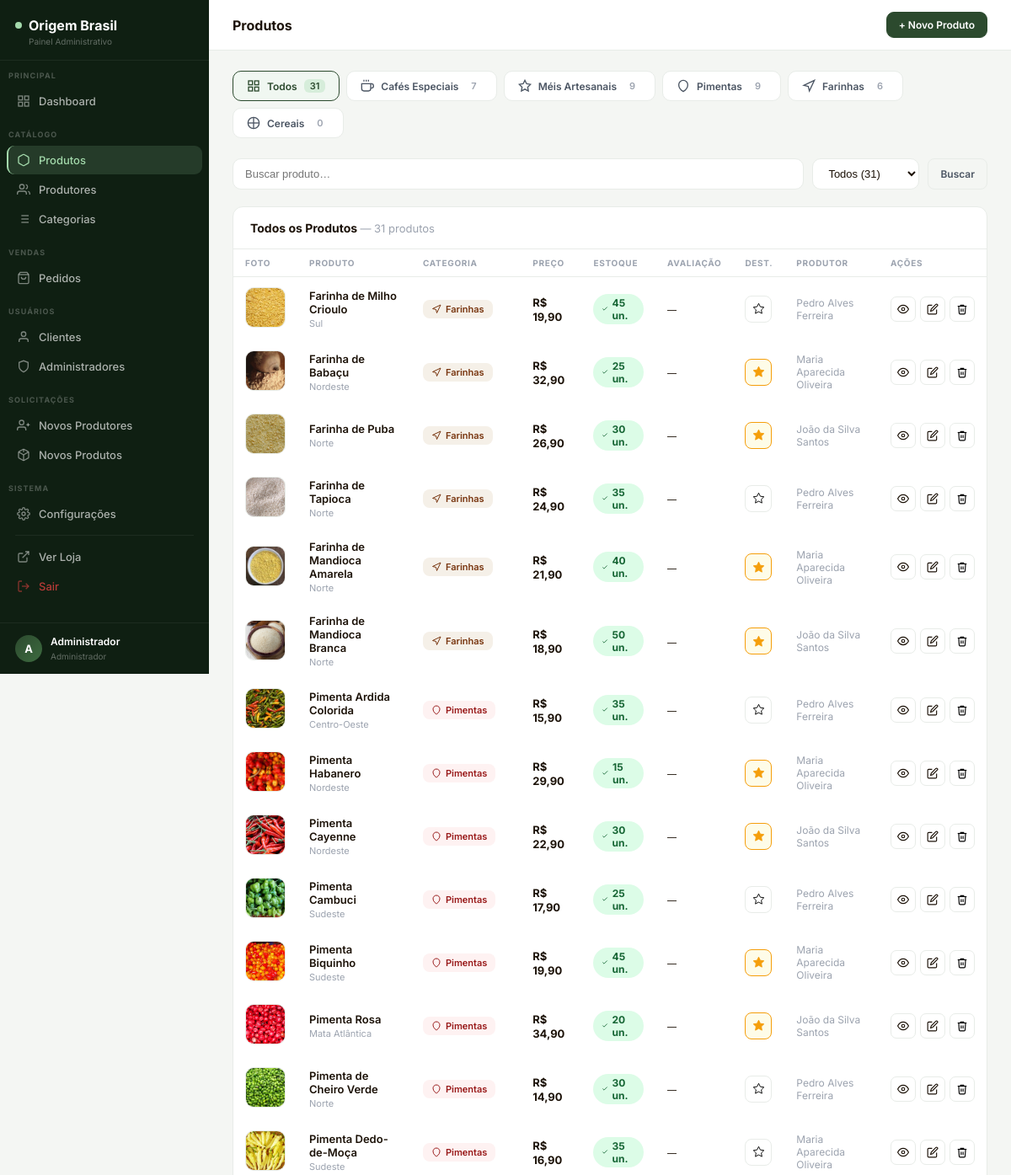
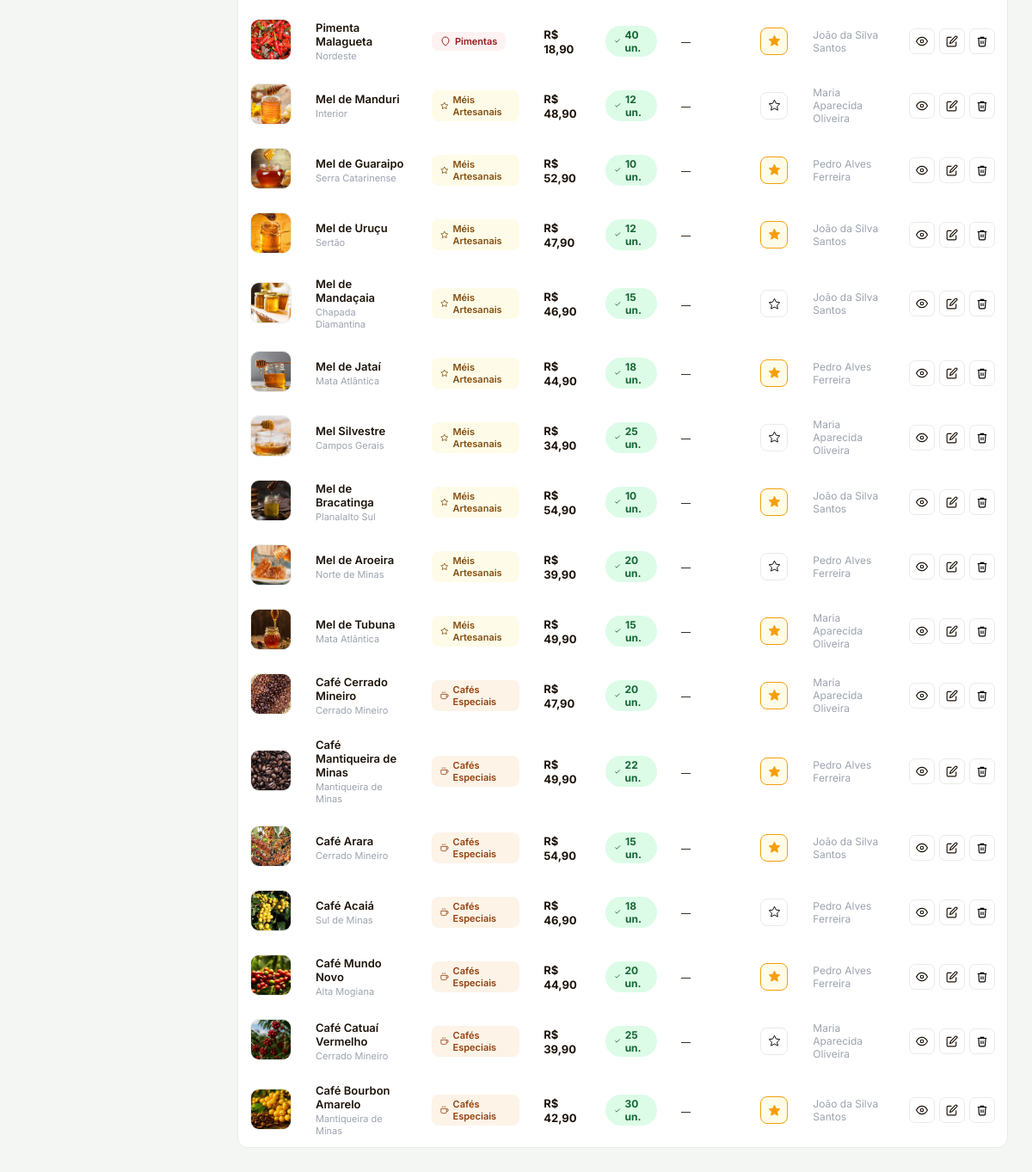
The app's page /adm/produtos.php (signed in) with its own data (2 pictures, top to bottom).
### tables this page shows
CREATE TABLE IF NOT EXISTS produtos (
    id           INT AUTO_INCREMENT PRIMARY KEY,
    nome         VARCHAR(100) NOT NULL,
    descricao    TEXT,
    historia     TEXT,
    preco        DECIMAL(10,2) NOT NULL,
    categoria    VARCHAR(50) NOT NULL DEFAULT 'cafe',
    imagem       VARCHAR(255),
    estoque      INT DEFAULT 0,
    produtor_id  INT DEFAULT NULL,
    regiao       VARCHAR(100),
    origem       VARCHAR(100),
    peso         VARCHAR(30),
    destaque     TINYINT(1) DEFAULT 0,
    criado_em    TIMESTAMP DEFAULT CURRENT_TIMESTAMP,
    FOREIGN KEY (produtor_id) REFERENCES produtores(id) ON DELETE SET NULL,
    FOREIGN KEY (categoria) REFERENCES categorias(slug) ON UPDATE CASCADE
);

CREATE TABLE IF NOT EXISTS produtores (
    id          INT AUTO_INCREMENT PRIMARY KEY,
    usuario_id  INT NULL UNIQUE,
    nome        VARCHAR(100) NOT NULL,
    foto        VARCHAR(255),
    historia    TEXT,
    fazenda     VARCHAR(100),
    regiao      VARCHAR(100),
    estado      VARCHAR(50),
    latitude    DECIMAL(10,8),
    longitude   DECIMAL(11,8),
    criado_em   TIMESTAMP DEFAULT CURRENT_TIMESTAMP,
    FOREIGN KEY (usuario_id) REFERENCES usuarios(id) ON DELETE SET NULL
);

### adm/produtos.php (the view, shortened to what this page needs)
<?php
include("../conexao.php");
$acao = $_GET['acao'] ?? 'lista';
$categorias = [
    'cafe'    => ['label'=>'Cafés Especiais',  'svg'=>'<svg viewBox="0 0 24 24" fill="none" stroke="currentColor" stroke-width="2"><path d="M18 8h1a4 4 0 0 1 0 8h-1"/><path d="M2 8h16v9a4 4 0 0 1-4 4H6a4 4 0 0 1-4-4V8z"/><line x1="6" y1="1" x2="6" y2="4"/><line x1="10" y1="1" x2="10" y2="4"/><line x1="14" y1="1" x2="14" y2="4"/></svg>'],
    'mel'     => ['label'=>'Méis Artesanais',  'svg'=>'<svg viewBox="0 0 24 24" fill="none" stroke="currentColor" stroke-width="2"><path d="M12 2l3.09 6.26L22 9.27l-5 4.87 1.18 6.88L12 17.77l-6.18 3.25L7 14.14 2 9.27l6.91-1.01L12 2z"/></svg>'],
    'pimenta' => ['label'=>'Pimentas',          'svg'=>'<svg viewBox="0 0 24 24" fill="none" stroke="currentColor" stroke-width="2"><path d="M12 22s-8-4.5-8-11.8A8 8 0 0 1 12 2a8 8 0 0 1 8 8.2c0 7.3-8 11.8-8 11.8z"/></svg>'],
    'farinha' => ['label'=>'Farinhas',          'svg'=>'<svg viewBox="0 0 24 24" fill="none" stroke="currentColor" stroke-width="2"><path d="M3 11l19-9-9 19-2-8-8-2z"/></svg>'],
    'cereais' => ['label'=>'Cereais',           'svg'=>'<svg viewBox="0 0 24 24" fill="none" stroke="currentColor" stroke-width="2"><path d="M12 2a10 10 0 0 1 0 20"/><path d="M12 2a10 10 0 0 0 0 20"/><path d="M12 2v20"/><path d="M2 12h20"/></svg>'],
];
$filtro   = $_GET['filtro'] ?? '';
$busca    = trim($_GET['q'] ?? '');
$cat_filtro = $_GET['cat'] ?? '';
$where    = 'WHERE 1=1';
$lista = mysqli_fetch_all(mysqli_query($conexao,
    "SELECT p.*, pr.nome AS produtor_nome,
     COALESCE(ROUND(AVG(a.nota),1),0) AS media,
     COUNT(DISTINCT a.id) AS n_av
     FROM produtos p
     LEFT JOIN produtores pr ON pr.id=p.produtor_id
     LEFT JOIN avaliacoes a ON a.produto_id=p.id
     $where GROUP BY p.id ORDER BY p.id DESC"
), MYSQLI_ASSOC);
$cats_count = [];
$res_cats = mysqli_query($conexao,"SELECT categoria, COUNT(*) as n FROM produtos GROUP BY categoria");
while($row = mysqli_fetch_assoc($res_cats)) $cats_count[$row['categoria']] = $row['n'];
$topbar_action = ($acao==='lista')
    ? '<a href="produtos.php?acao=form" class="topbar-btn primary">+ Novo Produto</a>'
    : '<a href="produtos.php" class="topbar-btn">← Voltar</a>';
include('layout.php');
?>
<?php if ($acao === 'lista'): ?>
<?php
$total_all = array_sum($cats_count);
?>
<div class="cat-tabs">
    <a href="produtos.php" class="cat-tab <?php echo !$cat_filtro ? 'active' : ''; ?>">
        <svg viewBox="0 0 24 24" fill="none" stroke="currentColor" stroke-width="2"><rect x="3" y="3" width="7" height="7"/><rect x="14" y="3" width="7" height="7"/><rect x="14" y="14" width="7" height="7"/><rect x="3" y="14" width="7" height="7"/></svg>
        Todos <span class="count"><?php echo $total_all; ?></span>
    </a>
    <?php foreach ($categorias as $slug => $info): ?>
    <a href="produtos.php?cat=<?php echo $slug; ?><?php echo $filtro ? '&filtro='.$filtro : ''; ?>" class="cat-tab <?php echo $cat_filtro===$slug ? 'active' : ''; ?>">
        <?php echo $info['svg']; ?>
        <?php echo $info['label']; ?> <span class="count"><?php echo $cats_count[$slug] ?? 0; ?></span>
    </a>
    <?php endforeach; ?>
</div>
<form method="GET" class="prod-search-row">
    <input type="text" name="q" value="<?php echo htmlspecialchars($busca); ?>" placeholder="Buscar produto…">
    <select name="filtro" onchange="this.form.submit()">
        <option value="">Todos (<?php echo count($lista); ?>)</option>
    </select>
    <button class="btn btn-gray">Buscar</button>
</form>
<div class="card">
    <div class="card-header">
        <h3>
            <?php echo $cat_filtro ? ($categorias[$cat_filtro]['label'] ?? ucfirst($cat_filtro)) : 'Todos os Produtos'; ?>
            <span style="color:var(--text-3);font-weight:400;font-size:13px;"> — <?php echo count($lista); ?> produto<?php echo count($lista)!=1?'s':''; ?></span>
        </h3>
    </div>
    <table class="prod-table">
        <thead>
            <tr>
                <th style="width:60px;">Foto</th>
                <th>Produto</th>
                <th>Categoria</th>
                <th>Preço</th>
                <th>Estoque</th>
                <th>Avaliação</th>
                <th style="width:40px;text-align:center;">Dest.</th>
                <th>Produtor</th>
                <th style="width:100px;">Ações</th>
            </tr>
        </thead>
        <tbody>
        <?php foreach ($lista as $p):
            $est = (int)$p['estoque'];
            $est_class = $est <= 0 ? 'zero' : ($est <= 5 ? 'low' : 'ok');
            $cat_slug  = $p['categoria'];
            $cat_info  = $categorias[$cat_slug] ?? ['label'=>ucfirst($cat_slug),'svg'=>''];
        ?>
        <tr>
            <td>
                <img src="../<?php echo htmlspecialchars($p['imagem']); ?>" class="prod-thumb"
                     onerror="this.src='../imagens/cafe1.jpg'">
            </td>
            <td>
                <div style="font-weight:600;font-size:13px;color:var(--text);"><?php echo htmlspecialchars($p['nome']); ?></div>
                <?php if ($p['regiao']): ?><div style="font-size:11px;color:var(--text-3);margin-top:2px;"><?php echo htmlspecialchars($p['regiao']); ?></div><?php endif; ?>
            </td>
            <td>
                <span class="cat-badge <?php echo $cat_slug; ?>">
                    <?php echo $cat_info['svg']; ?>
                    <?php echo $cat_info['label']; ?>
                </span>
            </td>
            <td>
                <strong style="font-size:13px;color:var(--text);">R$ <?php echo number_format($p['preco'],2,',','.'); ?></strong>
            </td>
            <td>
                <span class="estoque-pill <?php echo $est_class; ?>">
                    <?php if ($est<=0): ?>
                    <svg viewBox="0 0 24 24" fill="none" stroke="currentColor" stroke-width="2.5"><line x1="18" y1="6" x2="6" y2="18"/><line x1="6" y1="6" x2="18" y2="18"/></svg>
                    Esgotado
                    <?php elseif ($est<=5): ?>
                    <svg viewBox="0 0 24 24" fill="none" stroke="currentColor" stroke-width="2.5"><path d="M10.29 3.86L1.82 18a2 2 0 0 0 1.71 3h16.94a2 2 0 0 0 1.71-3L13.71 3.86a2 2 0 0 0-3.42 0z"/></svg>
                    <?php echo $est; ?> un.
                    <?php else: ?>
                    <svg viewBox="0 0 24 24" fill="none" stroke="currentColor" stroke-width="2.5"><polyline points="20 6 9 17 4 12"/></svg>
                    <?php echo $est; ?> un.
                    <?php endif; ?>
                </span>
            </td>
            <td>
                <?php if ($p['n_av']>0): ?>
                <div class="stars-mini">
                    <?php for($s=1;$s<=5;$s++) echo $s<=round($p['media'])?'<svg style="width:1em;height:1em;vertical-align:middle;display:inline-block;fill:currentColor;" viewBox="0 0 24 24"><polygon points="12 2 15.09 8.26 22 9.27 17 14.14 18.18 21.02 12 17.77 5.82 21.02 7 14.14 2 9.27 8.91 8.26 12 2"/></svg>':'<span class="empty"><svg style="width:1em;height:1em;vertical-align:middle;display:inline-block;fill:currentColor;" viewBox="0 0 24 24"><polygon points="12 2 15.09 8.26 22 9.27 17 14.14 18.18 21.02 12 17.77 5.82 21.02 7 14.14 2 9.27 8.91 8.26 12 2"/></svg></span>'; ?>
                </div>
                <div style="font-size:11px;color:var(--text-3);margin-top:2px;"><?php echo $p['media']; ?> (<?php echo $p['n_av']; ?>)</div>
                <?php else: ?>
                <span style="font-size:11px;color:var(--text-4);">—</span>
                <?php endif; ?>
            </td>
            <td style="text-align:center;">
                <form method="POST" style="display:inline;">
                    <button type="submit" class="destaque-btn <?php echo $p['destaque']?'on':''; ?>" title="<?php echo $p['destaque']?'Remover destaque':'Adicionar destaque'; ?>">
                        <?php if ($p['destaque']): ?>
                        <svg viewBox="0 0 24 24" fill="#F59E0B" stroke="#F59E0B" stroke-width="1.5"><polygon points="12 2 15.09 8.26 22 9.27 17 14.14 18.18 21.02 12 17.77 5.82 21.02 7 14.14 2 9.27 8.91 8.26 12 2"/></svg>
                        <?php else: ?>
                        <svg viewBox="0 0 24 24" fill="none" stroke="currentColor" stroke-width="1.5"><polygon points="12 2 15.09 8.26 22 9.27 17 14.14 18.18 21.02 12 17.77 5.82 21.02 7 14.14 2 9.27 8.91 8.26 12 2"/></svg>
                        <?php endif; ?>
                    </button>
                </form>
            </td>
            <td style="font-size:12px;color:var(--text-3);"><?php echo htmlspecialchars($p['produtor_nome']??'—'); ?></td>
            <td>
                <div class="action-btns">
                    <a href="produto_detalhe.php?id=<?php echo $p['id']; ?>" class="act-btn blue" title="Visualizar">
                        <svg viewBox="0 0 24 24"><path d="M1 12s4-8 11-8 11 8 11 8-4 8-11 8-11-8-11-8z"/><circle cx="12" cy="12" r="3"/></svg>
                    </a>
                    <a href="produtos.php?acao=form&id=<?php echo $p['id']; ?>" class="act-btn" title="Editar">
                        <svg viewBox="0 0 24 24"><path d="M11 4H4a2 2 0 0 0-2 2v14a2 2 0 0 0 2 2h14a2 2 0 0 0 2-2v-7"/><path d="M18.5 2.5a2.121 2.121 0 0 1 3 3L12 15l-4 1 1-4 9.5-9.5z"/></svg>
                    </a>
                    <form method="POST" onsubmit="return confirm('Excluir <?php echo addslashes($p['nome']); ?>?')" style="display:inline;">
                        <button type="submit" class="act-btn red" title="Excluir">
                            <svg viewBox="0 0 24 24"><polyline points="3 6 5 6 21 6"/><path d="M19 6l-1 14a2 2 0 0 1-2 2H8a2 2 0 0 1-2-2L5 6"/><path d="M10 11v6"/><path d="M14 11v6"/><path d="M9 6V4h6v2"/></svg>
                        </button>
                    </form>
                </div>
            </td>
        </tr>
        <?php endforeach; ?>
        </tbody>
    </table>
</div>
<?php endif; ?>
</div></main></body></html>

### adm/layout.php (style rules this page uses)
*,*::before,*::after { box-sizing:border-box;margin:0;padding:0 }
:root { --sidebar:#0f1f12; --sidebar-hover:rgba(255,255,255,.08); --sidebar-active:rgba(163,217,171,.15); --sidebar-active-border:#a3d9ab; --green:#2C4A2E; --green-2:#3D6B40; --green-light:#f0f7f1; --orange:#D4622A; --white:#fff; --bg:#f4f6f3; --card:#fff; --border:#e8ece8; --text:#1C1208; --text-2:#4B5563; --text-3:#9CA3AF; --radius:12px; --shadow:0 1px 4px rgba(0,0,0,.08),0 4px 16px rgba(0,0,0,.06); }
body { font-family:'Inter',sans-serif;background:var(--bg);color:var(--text);display:flex;min-height:100vh;font-size:14px; }
a { text-decoration:none;color:inherit; }
button { font-family:'Inter',sans-serif;cursor:pointer; }
.topbar-btn { padding:7px 14px;border:1px solid var(--border);background:var(--card); border-radius:9px;font-size:12px;font-weight:600;color:var(--text-2); display:flex;align-items:center;gap:6px;transition:all .15s; }
.topbar-btn.primary { background:var(--green);color:#fff;border-color:var(--green); }
.card { background:var(--card);border:1px solid var(--border);border-radius:var(--radius);overflow:hidden;margin-bottom:20px; }
.card-header { padding:16px 20px;border-bottom:1px solid var(--border); display:flex;align-items:center;justify-content:space-between; }
.card-header h3 { font-size:14px;font-weight:700; }
.btn { display:inline-flex;align-items:center;gap:6px;padding:7px 14px;border:none;border-radius:8px;font-size:12px;font-weight:600;cursor:pointer;transition:all .15s; }
.btn-gray { background:var(--bg);color:var(--text-2);border:1px solid var(--border); }

### records on screen
produtos: imagem (picture), nome "Farinha de Milho Crioulo", regiao "Sul", categoria "Farinhas", preco "19,90", estoque "45", produtor.nome "Pedro Alves Ferreira"
produtos: imagem (picture), nome "Farinha de Babaçu", regiao "Nordeste", categoria "Farinhas", preco "32,90", estoque "25", produtor.nome "Maria Aparecida Oliveira"
produtos: imagem (picture), nome "Farinha de Puba", regiao "Norte", categoria "Farinhas", preco "26,90", estoque "30", produtor.nome "João da Silva Santos"
produtos: imagem (picture), nome "Farinha de Tapioca", regiao "Norte", categoria "Farinhas", preco "24,90", estoque "35", produtor.nome "Pedro Alves Ferreira"
produtos: imagem (picture), nome "Farinha de Mandioca Amarela", regiao "Norte", categoria "Farinhas", preco "21,90", estoque "40", produtor.nome "Maria Aparecida Oliveira"
produtos: imagem (picture), nome "Farinha de Mandioca Branca", regiao "Norte", categoria "Farinhas", preco "18,90", estoque "50", produtor.nome "João da Silva Santos"
produtos: imagem (picture), nome "Pimenta Ardida Colorida", regiao "Centro-Oeste", categoria "Pimentas", preco "15,90", estoque "35", produtor.nome "Pedro Alves Ferreira"
produtos: imagem (picture), nome "Pimenta Habanero", regiao "Nordeste", categoria "Pimentas", preco "29,90", estoque "15", produtor.nome "Maria Aparecida Oliveira"
produtos: imagem (picture), nome "Pimenta Cayenne", regiao "Nordeste", categoria "Pimentas", preco "22,90", estoque "30", produtor.nome "João da Silva Santos"
produtos: imagem (picture), nome "Pimenta Cambuci", regiao "Sudeste", categoria "Pimentas", preco "17,90", estoque "25", produtor.nome "Pedro Alves Ferreira"
produtos: imagem (picture), nome "Pimenta Biquinho", regiao "Sudeste", categoria "Pimentas", preco "19,90", estoque "45", produtor.nome "Maria Aparecida Oliveira"
produtos: imagem (picture), nome "Pimenta Rosa", regiao "Mata Atlântica", categoria "Pimentas", preco "34,90", estoque "20", produtor.nome "João da Silva Santos"
produtos: imagem (picture), nome "Pimenta de Cheiro Verde", regiao "Norte", categoria "Pimentas", preco "14,90", estoque "30", produtor.nome "Pedro Alves Ferreira"
produtos: imagem (picture), nome "Pimenta Dedo-de-Moça", regiao "Sudeste", categoria "Pimentas", preco "16,90", estoque "35", produtor.nome "Maria Aparecida Oliveira"
produtos: imagem (picture), nome "Pimenta Malagueta", regiao "Nordeste", categoria "Pimentas", preco "18,90", estoque "40", produtor.nome "João da Silva Santos"
produtos: imagem (picture), nome "Mel de Manduri", regiao "Interior", categoria "Méis Artesanais", preco "48,90", estoque "12", produtor.nome "Maria Aparecida Oliveira"
produtos: imagem (picture), nome "Mel de Guaraipo", regiao "Serra Catarinense", categoria "Méis Artesanais", preco "52,90", estoque "10", produtor.nome "Pedro Alves Ferreira"
produtos: imagem (picture), nome "Mel de Uruçu", regiao "Sertão", categoria "Méis Artesanais", preco "47,90", estoque "12", produtor.nome "João da Silva Santos"
produtos: imagem (picture), nome "Mel de Mandaçaia", regiao "Chapada Diamantina", categoria "Méis Artesanais", preco "46,90", estoque "15", produtor.nome "João da Silva Santos"
produtos: imagem (picture), nome "Mel de Jataí", regiao "Mata Atlântica", categoria "Méis Artesanais", preco "44,90", estoque "18", produtor.nome "Pedro Alves Ferreira"
produtos: imagem (picture), nome "Mel Silvestre", regiao "Campos Gerais", categoria "Méis Artesanais", preco "34,90", estoque "25", produtor.nome "Maria Aparecida Oliveira"
produtos: imagem (picture), nome "Mel de Bracatinga", regiao "Planalalto Sul", categoria "Méis Artesanais", preco "54,90", estoque "10", produtor.nome "João da Silva Santos"
produtos: imagem (picture), nome "Mel de Aroeira", regiao "Norte de Minas", categoria "Méis Artesanais", preco "39,90", estoque "20", produtor.nome "Pedro Alves Ferreira"
produtos: imagem (picture), nome "Mel de Tubuna", regiao "Mata Atlântica", categoria "Méis Artesanais", preco "49,90", estoque "15", produtor.nome "Maria Aparecida Oliveira"
produtos: imagem (picture), nome "Café Cerrado Mineiro", regiao "Cerrado Mineiro", categoria "Cafés Especiais", preco "47,90", estoque "20", produtor.nome "Maria Aparecida Oliveira"
produtos: imagem (picture), nome "Café Mantiqueira de Minas", regiao "Mantiqueira de Minas", categoria "Cafés Especiais", preco "49,90", estoque "22", produtor.nome "Pedro Alves Ferreira"
produtos: imagem (picture), nome "Café Arara", regiao "Cerrado Mineiro", categoria "Cafés Especiais", preco "54,90", estoque "15", produtor.nome "João da Silva Santos"
produtos: imagem (picture), nome "Café Acaiá", regiao "Sul de Minas", categoria "Cafés Especiais", preco "46,90", estoque "18", produtor.nome "Pedro Alves Ferreira"
produtos: imagem (picture), nome "Café Mundo Novo", regiao "Alta Mogiana", categoria "Cafés Especiais", preco "44,90", estoque "20", produtor.nome "Pedro Alves Ferreira"
produtos: imagem (picture), nome "Café Catuaí Vermelho", regiao "Cerrado Mineiro", categoria "Cafés Especiais", preco "39,90", estoque "25", produtor.nome "Maria Aparecida Oliveira"
produtos: imagem (picture), nome "Café Bourbon Amarelo", regiao "Mantiqueira de Minas", categoria "Cafés Especiais", preco "42,90", estoque "30", produtor.nome "João da Silva Santos"

### other values on screen
mb_strtoupper(mb_substr($_SESSION['nome'],0,1)) "A"
$_SESSION['nome'] "Administrador"
$page_title "Produtos"
$total_all "31"
$info['label'] "Cafés Especiais"
$cats_count[$slug] "7"
$info['label'] "Méis Artesanais"
$cats_count[$slug] "9"
$info['label'] "Pimentas"
$info['label'] "Farinhas"
$cats_count[$slug] "6"
$info['label'] "Cereais"
$cats_count[$slug] "0"
count($lista) "31"
